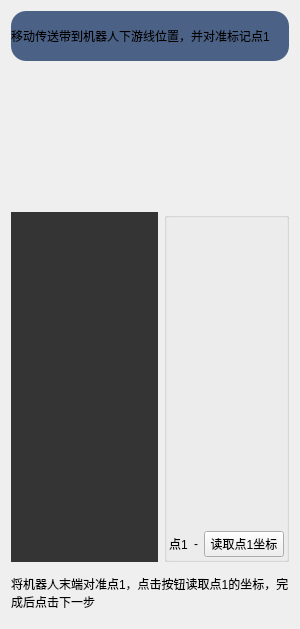
                <widget class="QWidget" name="step4">
                 <property name="styleSheet">
                  <string notr="true">#step4{
	background-color: rgba(255, 170, 0, 0);
}</string>
                 </property>
                 <layout class="QGridLayout" name="gridLayout_7">
                  <item row="4" column="0" colspan="3">
                   <widget class="QLabel" name="label_26">
                    <property name="minimumSize">
                     <size>
                      <width>0</width>
                      <height>50</height>
                     </size>
                    </property>
                    <property name="text">
                     <string>将机器人末端对准点1，点击按钮读取点1的坐标，完成后点击下一步</string>
                    </property>
                    <property name="wordWrap">
                     <bool>true</bool>
                    </property>
                   </widget>
                  </item>
                  <item row="0" column="0" colspan="3">
                   <widget class="QLabel" name="label_27">
                    <property name="minimumSize">
                     <size>
                      <width>0</width>
                      <height>50</height>
                     </size>
                    </property>
                    <property name="styleSheet">
                     <string notr="true">QLabel{
	background-color: rgb(75, 98, 134);
	border-radius: 15px;
}</string>
                    </property>
                    <property name="text">
                     <string>移动传送带到机器人下游线位置，并对准标记点1</string>
                    </property>
                    <property name="wordWrap">
                     <bool>true</bool>
                    </property>
                   </widget>
                  </item>
                  <item row="1" column="0" colspan="3">
                   <widget class="QGroupBox" name="groupBox_7">
                    <property name="styleSheet">
                     <string notr="true">QGroupBox{
border: 0px solid;
}</string>
                    </property>
                    <layout class="QGridLayout" name="_2">
                     <property name="topMargin">
                      <number>0</number>
                     </property>
                     <property name="bottomMargin">
                      <number>0</number>
                     </property>
                     <item row="0" column="1">
                      <widget class="QLabel" name="label_32">
                       <property name="minimumSize">
                        <size>
                         <width>0</width>
                         <height>130</height>
                        </size>
                       </property>
                       <property name="maximumSize">
                        <size>
                         <width>572</width>
                         <height>162</height>
                        </size>
                       </property>
                       <property name="styleSheet">
                        <string notr="true">#label_32{
border-image: url(:/mian_background/diagram-downstream.png);
background-position:center;
background-repeat:no-repeat;
}</string>
                       </property>
                       <property name="text">
                        <string/>
                       </property>
                      </widget>
                     </item>
                    </layout>
                   </widget>
                  </item>
                  <item row="2" column="2" rowspan="2">
                   <widget class="QGroupBox" name="groupBox_10">
                    <property name="title">
                     <string/>
                    </property>
                    <layout class="QVBoxLayout" name="verticalLayout_8">
                     <property name="leftMargin">
                      <number>2</number>
                     </property>
                     <property name="topMargin">
                      <number>2</number>
                     </property>
                     <property name="rightMargin">
                      <number>2</number>
                     </property>
                     <property name="bottomMargin">
                      <number>2</number>
                     </property>
                     <item>
                      <spacer name="verticalSpacer_6">
                       <property name="orientation">
                        <enum>Qt::Vertical</enum>
                       </property>
                       <property name="sizeHint" stdset="0">
                        <size>
                         <width>20</width>
                         <height>40</height>
                        </size>
                       </property>
                      </spacer>
                     </item>
                     <item>
                      <layout class="QHBoxLayout" name="horizontalLayout_12">
                       <item>
                        <widget class="QLabel" name="label_30">
                         <property name="maximumSize">
                          <size>
                           <width>70</width>
                           <height>16777215</height>
                          </size>
                         </property>
                         <property name="text">
                          <string>点1</string>
                         </property>
                        </widget>
                       </item>
                       <item>
                        <widget class="QLabel" name="label_cal_p1d">
                         <property name="text">
                          <string>-</string>
                         </property>
                        </widget>
                       </item>
                       <item>
                        <widget class="QPushButton" name="pb_cal_rd1d">
                         <property name="maximumSize">
                          <size>
                           <width>120</width>
                           <height>16777215</height>
                          </size>
                         </property>
                         <property name="text">
                          <string>读取点1坐标</string>
                         </property>
                        </widget>
                       </item>
                      </layout>
                     </item>
                    </layout>
                   </widget>
                  </item>
                  <item row="2" column="0" rowspan="2" colspan="2">
                   <widget class="QLabel" name="label_cal_point1">
                    <property name="minimumSize">
                     <size>
                      <width>0</width>
                      <height>350</height>
                     </size>
                    </property>
                    <property name="styleSheet">
                     <string notr="true">background-color: rgba(0, 0, 0, 200);</string>
                    </property>
                    <property name="text">
                     <string/>
                    </property>
                    <property name="alignment">
                     <set>Qt::AlignCenter</set>
                    </property>
                   </widget>
                  </item>
                 </layout>
                </widget>
